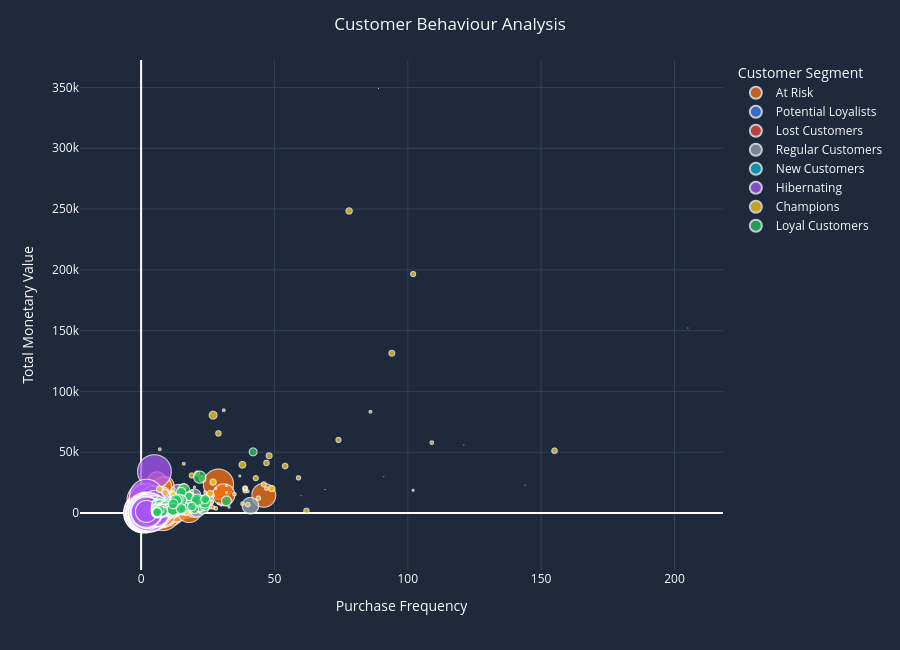

Notebook cell for this chart:
### Markdown cell above
# Phase 3

### Code cell
# ==========================================
# Bubble Chart
# ==========================================

bubble_fig = px.scatter(

    df,

    x="Frequency",

    y="Monetary",

    size="Recency",

    color="Segment",

    color_discrete_map=SEGMENT_COLORS,

    hover_data=[

        "Customer ID",

        "Score",

        "Recency",

        "Frequency",

        "Monetary"

    ],

    size_max=40

)

bubble_fig.update_traces(

    marker=dict(

        opacity=0.75,

        line=dict(

            width=1,

            color="white"

        )

    )

)

bubble_fig.update_layout(

    title="Customer Behaviour Analysis",

    title_x=0.5,

    paper_bgcolor=CARD,

    plot_bgcolor=CARD,

    font_color=TEXT,

    height=650,

    xaxis_title="Purchase Frequency",

    yaxis_title="Total Monetary Value",

    legend_title="Customer Segment"

)

bubble_fig.update_xaxes(

    gridcolor="#334155"

)

bubble_fig.update_yaxes(

    gridcolor="#334155"
)

### Figure 1 — Plotly figure (JSON) as saved in the notebook; plotly's stock layout.template omitted (floating-point values rounded to 4 significant figures; data arrays with more than 128 entries replaced by an {"elided": "..."} marker saying what was removed)
{"data": [{"customdata": {"elided": "95x3 int values"}, "hovertemplate": "Segment=At Risk<br>Frequency=%{x}<br>Monetary=%{y}<br>Recency=%{customdata[2]}<br>Customer ID=%{customdata[0]}<br>Score=%{customdata[1]}<extra></extra>", "legendgroup": "At Risk", "marker": {"color": "#F97316", "line": {"color": "white", "width": 1}, "opacity": 0.75, "size": [164, 100, 211, 118, 94, 210, 107, 77, 93, 174, 71, 73, 127, 314, 114, 97, 274, 83, 209, 106, 246, 88, 79, 98, 139, 99, 73, 86, 245, 84, 85, 71, 119, 102, 211, 77, 136, 102, 108, 122, 136, 114, 92, 107, 135, 72, 297, 127, 85, 109, 172, 178, 144, 80, 95, 128, 111, 258, 71, 92, 91, 157, 71, 104, 186, 143, 116, 127, 91, 72, 80, 77, 182, 72, 209, 115, 81, 198, 80, 87, 132, 97, 87, 109, 107, 133, 80, 137, 122, 177, 269, 81, 81, 80, 99], "sizemode": "area", "sizeref": 0.2331, "symbol": "circle"}, "mode": "markers", "name": "At Risk", "showlegend": true, "type": "scattergl", "x": [11, 7, 29, 6, 7, 6, 6, 6, 8, 8, 6, 6, 10, 6, 7, 6, 6, 6, 6, 8, 6, 7, 7, 8, 6, 8, 9, 6, 7, 8, 6, 6, 7, 8, 8, 6, 7, 6, 6, 10, 13, 9, 7, 10, 6, 9, 8, 11, 7, 7, 6, 8, 13, 6, 11, 6, 31, 8, 7, 9, 6, 9, 7, 9, 7, 7, 7, 13, 7, 6, 9, 6, 8, 7, 6, 17, 6, 10, 7, 7, 46, 6, 8, 6, 8, 6, 6, 18, 7, 7, 7, 9, 6, 8, 6], "xaxis": "x", "y": [372, 6951, 23691, 1828, 4195, 1575, 1404, 1988, 509, 1698, 2100, 3240, 4293, 2017, 1890, 299, 429, 1280, 2235, 7713, 746, 881, 2114, 753, 1508, 4057, 22710, 2919, 8421, 3084, 1175, 3543, 1974, 7568, 4619, 2012, 1351, 2761, 1060, 1641, 2365, 5496, 1388, 2965, 2310, 3961, 181, 6251, 4009, 1939, 3358, 1604, 4352, 3035, 1380, 2579, 14979, 1702, 810, 1113, 1970, 628, 1915, 2016, 2774, 2869, 1892, 2387, 2015, 2139, 3015, 1182, 3004, 3817, 2322, 4832, 2118, 6286, 970, 3040, 14556, 1030, 2542, 903, 2348, 1758, 26286, 2141, 288, 1898, 2282, 3681, 3374, 21964, 2059], "yaxis": "y"}, {"customdata": {"elided": "778x3 int values"}, "hovertemplate": "Segment=Potential Loyalists<br>Frequency=%{x}<br>Monetary=%{y}<br>Recency=%{customdata[2]}<br>Customer ID=%{customdata[0]}<br>Score=%{customdata[1]}<extra></extra>", "legendgroup": "Potential Loyalists", "marker": {"color": "#3B82F6", "line": {"color": "white", "width": 1}, "opacity": 0.75, "size": {"elided": "778 int values"}, "sizemode": "area", "sizeref": 0.2331, "symbol": "circle"}, "mode": "markers", "name": "Potential Loyalists", "showlegend": true, "type": "scattergl", "x": {"elided": "778 int values"}, "xaxis": "x", "y": {"elided": "778 int values"}, "yaxis": "y"}, {"customdata": {"elided": "889x3 int values"}, "hovertemplate": "Segment=Lost Customers<br>Frequency=%{x}<br>Monetary=%{y}<br>Recency=%{customdata[2]}<br>Customer ID=%{customdata[0]}<br>Score=%{customdata[1]}<extra></extra>", "legendgroup": "Lost Customers", "marker": {"color": "#EF4444", "line": {"color": "white", "width": 1}, "opacity": 0.75, "size": {"elided": "889 int values"}, "sizemode": "area", "sizeref": 0.2331, "symbol": "circle"}, "mode": "markers", "name": "Lost Customers", "showlegend": true, "type": "scattergl", "x": {"elided": "889 int values"}, "xaxis": "x", "y": {"elided": "889 int values"}, "yaxis": "y"}, {"customdata": {"elided": "850x3 int values"}, "hovertemplate": "Segment=Regular Customers<br>Frequency=%{x}<br>Monetary=%{y}<br>Recency=%{customdata[2]}<br>Customer ID=%{customdata[0]}<br>Score=%{customdata[1]}<extra></extra>", "legendgroup": "Regular Customers", "marker": {"color": "#94A3B8", "line": {"color": "white", "width": 1}, "opacity": 0.75, "size": {"elided": "850 int values"}, "sizemode": "area", "sizeref": 0.2331, "symbol": "circle"}, "mode": "markers", "name": "Regular Customers", "showlegend": true, "type": "scattergl", "x": {"elided": "850 int values"}, "xaxis": "x", "y": {"elided": "850 int values"}, "yaxis": "y"}, {"customdata": {"elided": "258x3 int values"}, "hovertemplate": "Segment=New Customers<br>Frequency=%{x}<br>Monetary=%{y}<br>Recency=%{customdata[2]}<br>Customer ID=%{customdata[0]}<br>Score=%{customdata[1]}<extra></extra>", "legendgroup": "New Customers", "marker": {"color": "#06B6D4", "line": {"color": "white", "width": 1}, "opacity": 0.75, "size": {"elided": "258 int values"}, "sizemode": "area", "sizeref": 0.2331, "symbol": "circle"}, "mode": "markers", "name": "New Customers", "showlegend": true, "type": "scattergl", "x": {"elided": "258 int values"}, "xaxis": "x", "y": {"elided": "258 int values"}, "yaxis": "y"}, {"customdata": {"elided": "721x3 int values"}, "hovertemplate": "Segment=Hibernating<br>Frequency=%{x}<br>Monetary=%{y}<br>Recency=%{customdata[2]}<br>Customer ID=%{customdata[0]}<br>Score=%{customdata[1]}<extra></extra>", "legendgroup": "Hibernating", "marker": {"color": "#A855F7", "line": {"color": "white", "width": 1}, "opacity": 0.75, "size": {"elided": "721 int values"}, "sizemode": "area", "sizeref": 0.2331, "symbol": "circle"}, "mode": "markers", "name": "Hibernating", "showlegend": true, "type": "scattergl", "x": {"elided": "721 int values"}, "xaxis": "x", "y": {"elided": "721 int values"}, "yaxis": "y"}, {"customdata": {"elided": "469x3 int values"}, "hovertemplate": "Segment=Champions<br>Frequency=%{x}<br>Monetary=%{y}<br>Recency=%{customdata[2]}<br>Customer ID=%{customdata[0]}<br>Score=%{customdata[1]}<extra></extra>", "legendgroup": "Champions", "marker": {"color": "#FACC15", "line": {"color": "white", "width": 1}, "opacity": 0.75, "size": {"elided": "469 int values"}, "sizemode": "area", "sizeref": 0.2331, "symbol": "circle"}, "mode": "markers", "name": "Champions", "showlegend": true, "type": "scattergl", "x": {"elided": "469 int values"}, "xaxis": "x", "y": {"elided": "469 int values"}, "yaxis": "y"}, {"customdata": {"elided": "254x3 int values"}, "hovertemplate": "Segment=Loyal Customers<br>Frequency=%{x}<br>Monetary=%{y}<br>Recency=%{customdata[2]}<br>Customer ID=%{customdata[0]}<br>Score=%{customdata[1]}<extra></extra>", "legendgroup": "Loyal Customers", "marker": {"color": "#22C55E", "line": {"color": "white", "width": 1}, "opacity": 0.75, "size": {"elided": "254 int values"}, "sizemode": "area", "sizeref": 0.2331, "symbol": "circle"}, "mode": "markers", "name": "Loyal Customers", "showlegend": true, "type": "scattergl", "x": {"elided": "254 int values"}, "xaxis": "x", "y": {"elided": "254 int values"}, "yaxis": "y"}], "layout": {"font": {"color": "#F8FAFC"}, "height": 650, "legend": {"itemsizing": "constant", "title": {"text": "Customer Segment"}, "tracegroupgap": 0}, "margin": {"t": 60}, "paper_bgcolor": "#1E293B", "plot_bgcolor": "#1E293B", "title": {"text": "Customer Behaviour Analysis", "x": 0.5}, "xaxis": {"anchor": "y", "domain": [0, 1], "gridcolor": "#334155", "title": {"text": "Purchase Frequency"}}, "yaxis": {"anchor": "x", "domain": [0, 1], "gridcolor": "#334155", "title": {"text": "Total Monetary Value"}}}}
